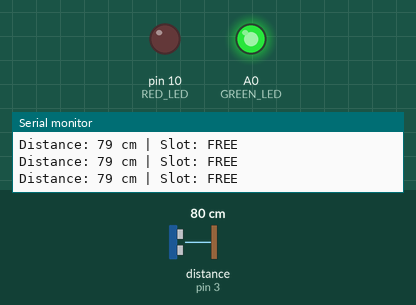
Recording of a sketch running on a simulated Arduino Uno, built with avr-gcc and run on an emulated ATmega328P. Parts: output pins drawn as LEDs (lit = HIGH), the last lines printed to the serial monitor. Wiring (inferred from the names in the program): ultrasonic range finder: trigger pin 2; echo pin 3. The test bench sets the inputs (shaded band); at power-on: distance to the obstacle (sensor on pin 3) 80 cm. The echo pulse lasts 58.3 µs per cm; pins used as bus, display or sensor lines are not drawn.

Above: at 1.3 s.
1.4 s: distance to the obstacle (sensor on pin 3) set to 17 cm
2.9 s: distance to the obstacle (sensor on pin 3) set to 14 cm
At 4.1 s:
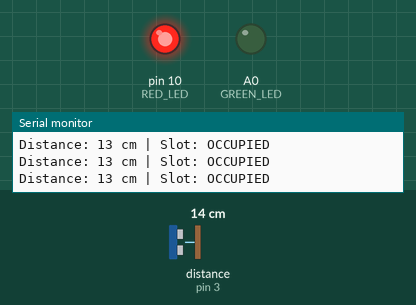
4.5 s: distance to the obstacle (sensor on pin 3) set to 18 cm
At 5.4 s:
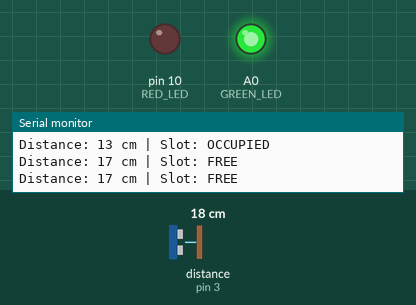
6.0 s: distance to the obstacle (sensor on pin 3) set to 2 cm
At 6.7 s:
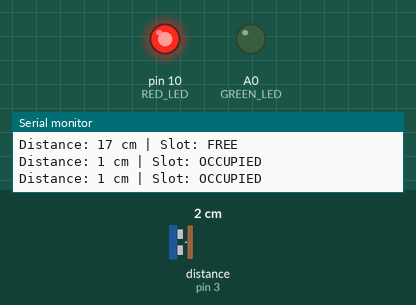
Timing chart, 0 to 8.5 s (numbered marks = the images above; inputs shaded):
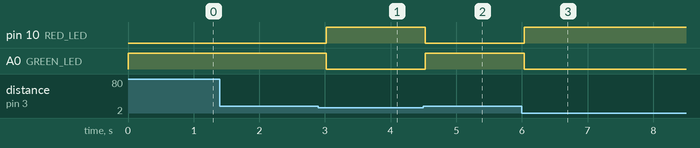

Measured:
- the behaviour switches between 16 and 15 cm on distance to the obstacle (sensor on pin 3) (found by bisection; images 0 and 1)
- after the input at 2.9 s, pin 10 (RED_LED): LOW → HIGH after 0.12 s; A0 (GREEN_LED): HIGH → LOW after 0.12 s
- after the input at 4.5 s, pin 10 (RED_LED): HIGH → LOW at once; A0 (GREEN_LED): LOW → HIGH at once
- after the input at 6.0 s, pin 10 (RED_LED): LOW → HIGH at once; A0 (GREEN_LED): HIGH → LOW at once

The sketch:

02_single_slot_detection.ino
```cpp
/*
  PHASE 4: Single Parking Slot Detection
  Goal: Turn a raw distance reading into a FREE/OCCUPIED decision
        for one slot, and show it on one Green + one Red LED.

  Wiring:
    TRIG -> Pin 2      ECHO -> Pin 3
    GREEN LED -> Pin A0 (with 220ohm resistor)
    RED LED   -> Pin 10 (with 220ohm resistor)
*/

const int TRIG_PIN = 2;
const int ECHO_PIN = 3;
const int GREEN_LED = A0;
const int RED_LED = 10;

const int THRESHOLD_CM = 15; // below this = occupied

void setup() {
  Serial.begin(9600);
  pinMode(TRIG_PIN, OUTPUT);
  pinMode(ECHO_PIN, INPUT);
  pinMode(GREEN_LED, OUTPUT);
  pinMode(RED_LED, OUTPUT);
}

long readDistanceCM() {
  digitalWrite(TRIG_PIN, LOW);
  delayMicroseconds(2);
  digitalWrite(TRIG_PIN, HIGH);
  delayMicroseconds(10);
  digitalWrite(TRIG_PIN, LOW);
  long duration = pulseIn(ECHO_PIN, HIGH, 25000);
  if (duration == 0) return -1;
  return duration * 0.0343 / 2;
}

void loop() {
  long distance = readDistanceCM();
  bool occupied = (distance != -1 && distance < THRESHOLD_CM);

  digitalWrite(GREEN_LED, occupied ? LOW : HIGH);
  digitalWrite(RED_LED, occupied ? HIGH : LOW);

  Serial.print("Distance: ");
  Serial.print(distance);
  Serial.print(" cm | Slot: ");
  Serial.println(occupied ? "OCCUPIED" : "FREE");

  delay(500);
}
```
